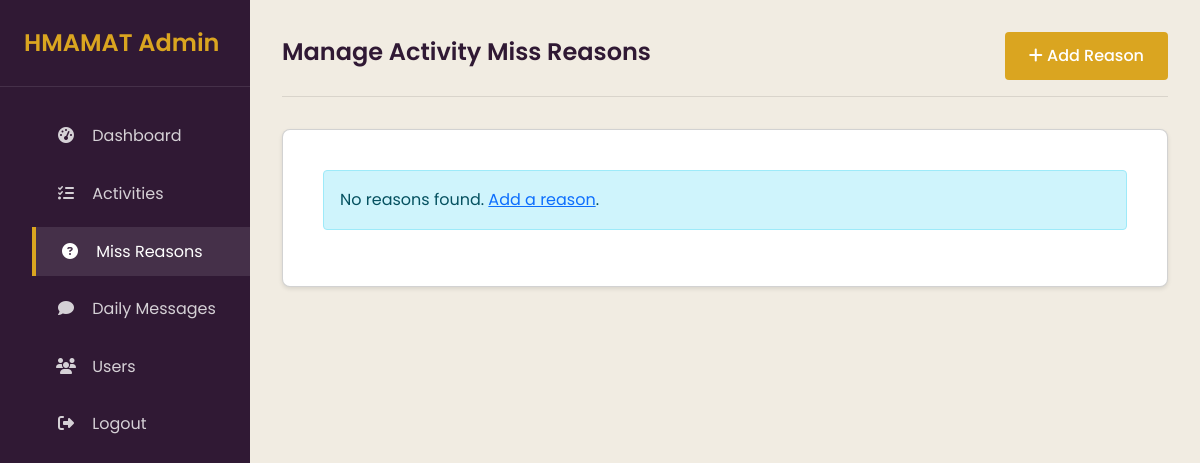
The app's page /admin/manage_reasons.php (signed in), older data.
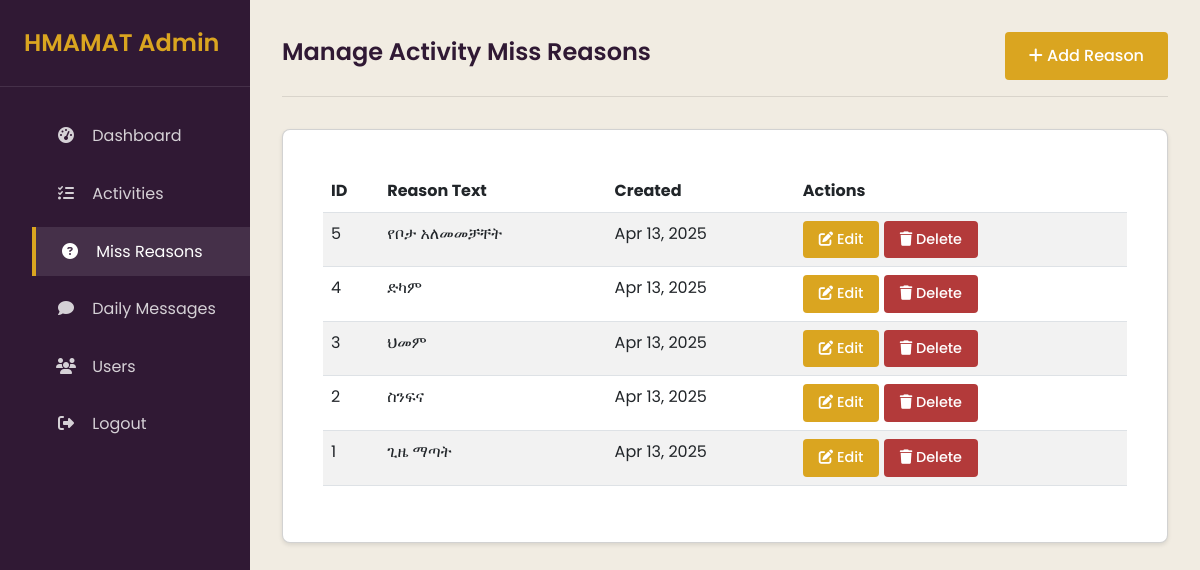
The same page, newer data.
### tables this page shows
CREATE TABLE `activity_miss_reasons` (
  `id` int(11) NOT NULL,
  `reason_text` varchar(255) NOT NULL,
  `created_at` datetime DEFAULT current_timestamp()
);

### admin/manage_reasons.php (the view, shortened to what this page needs)
<?php
require_once '../includes/auth_check.php';
$reason_id = 0;
$reason_text = "";
$action = isset($_GET['action']) ? $_GET['action'] : '';
$reasons = array();
$sql = "SELECT id, reason_text, created_at FROM activity_miss_reasons ORDER BY id DESC";
$result = $conn->query($sql);
if ($result->num_rows > 0) {
    while ($row = $result->fetch_assoc()) {
        $reasons[] = $row;
    }
}
?>
<!DOCTYPE html>
<html lang="en">
<head>
    <link href="https://cdn.jsdelivr.net/npm/bootstrap@5.3.0-alpha1/dist/css/bootstrap.min.css" rel="stylesheet">
    <link rel="stylesheet" href="https://cdnjs.cloudflare.com/ajax/libs/font-awesome/6.1.1/css/all.min.css">
    <link rel="stylesheet" href="css/style.css">
</head>
<body>
    <div class="admin-container">
        <div class="sidebar">
            <div class="sidebar-header">
                <div class="admin-logo"><?php echo APP_NAME; ?> Admin</div>
            </div>
            <ul class="sidebar-menu">
                <li class="sidebar-menu-item">
                    <a href="index.php" class="sidebar-menu-link">
                        <i class="fas fa-tachometer-alt sidebar-menu-icon"></i> Dashboard
                    </a>
                </li>
                <li class="sidebar-menu-item">
                    <a href="manage_activities.php" class="sidebar-menu-link">
                        <i class="fas fa-tasks sidebar-menu-icon"></i> Activities
                    </a>
                </li>
                <li class="sidebar-menu-item">
                    <a href="manage_reasons.php" class="sidebar-menu-link active">
                        <i class="fas fa-question-circle sidebar-menu-icon"></i> Miss Reasons
                    </a>
                </li>
                <li class="sidebar-menu-item">
                    <a href="manage_messages.php" class="sidebar-menu-link">
                        <i class="fas fa-comment sidebar-menu-icon"></i> Daily Messages
                    </a>
                </li>
                <li class="sidebar-menu-item">
                    <a href="view_users.php" class="sidebar-menu-link">
                        <i class="fas fa-users sidebar-menu-icon"></i> Users
                    </a>
                </li>
                <li class="sidebar-menu-item">
                    <a href="logout.php" class="sidebar-menu-link">
                        <i class="fas fa-sign-out-alt sidebar-menu-icon"></i> Logout
                    </a>
                </li>
            </ul>
        </div>
        <div class="admin-content">
            <div class="admin-header">
                <h1 class="page-title">Manage Activity Miss Reasons</h1>
                <div class="admin-header-actions">
                    <?php if ($action !== 'add' && $action !== 'edit'): ?>
                    <a href="?action=add" class="btn btn-primary"><i class="fas fa-plus"></i> Add Reason</a>
                    <?php endif; ?>
                </div>
            </div>
            <?php if ($action === 'add' || $action === 'edit'): ?>
            <div class="card">
                <div class="card-header">
                    <h3 class="card-title"><?php echo $action === 'edit' ? 'Edit' : 'Add'; ?> Miss Reason</h3>
                </div>
                <div class="card-body">
                    <form method="post" action="<?php echo htmlspecialchars($_SERVER["PHP_SELF"]); ?>">
                        <?php if ($action === 'edit'): ?>
                        <input type="hidden" name="reason_id" value="<?php echo $reason_id; ?>">
                        <?php endif; ?>
                        <div class="form-group mb-3">
                            <label for="reason_text" class="form-label">Reason Text</label>
                            <input type="text" class="form-control" id="reason_text" name="reason_text" value="<?php echo htmlspecialchars($reason_text); ?>" required>
                            <small class="form-text text-muted">Enter a valid reason why someone might miss an activity.</small>
                        </div>
                        <div class="form-actions">
                            <button type="submit" class="btn btn-primary"><?php echo $action === 'edit' ? 'Update' : 'Create'; ?> Reason</button>
                            <a href="manage_reasons.php" class="btn btn-secondary">Cancel</a>
                        </div>
                    </form>
                </div>
            </div>
            <?php else: ?>
            <div class="card">
                <div class="card-body">
                    <?php if (count($reasons) > 0): ?>
                    <div class="table-responsive">
                        <table class="table table-striped">
                            <thead>
                                <tr>
                                    <th>ID</th>
                                    <th>Reason Text</th>
                                    <th>Created</th>
                                    <th>Actions</th>
                                </tr>
                            </thead>
                            <tbody>
                                <?php foreach ($reasons as $reason): ?>
                                <tr>
                                    <td><?php echo $reason['id']; ?></td>
                                    <td><?php echo htmlspecialchars($reason['reason_text']); ?></td>
                                    <td><?php echo date('M d, Y', strtotime($reason['created_at'])); ?></td>
                                    <td>
                                        <a href="?action=edit&id=<?php echo $reason['id']; ?>" class="btn btn-sm btn-info"><i class="fas fa-edit"></i> Edit</a>
                                        <a href="?action=delete&id=<?php echo $reason['id']; ?>" class="btn btn-sm btn-danger" onclick="return confirm('Are you sure you want to delete this reason?');"><i class="fas fa-trash"></i> Delete</a>
                                    </td>
                                </tr>
                                <?php endforeach; ?>
                            </tbody>
                        </table>
                    </div>
                    <?php else: ?>
                    <div class="alert alert-info">No reasons found. <a href="?action=add">Add a reason</a>.</div>
                    <?php endif; ?>
                </div>
            </div>
            <?php endif; ?>
        </div>
    </div>
</body>
</html>

### admin/css/style.css (style rules this page uses)
:root { --bg-color: #F1ECE2; --primary-color: #DAA520; --secondary-color: #CDAF56; --text-color: #5D4225; --dark-color: #301934; --border-color: #4D4052; --success-color: #3C8761; --warning-color: #B33A3A; --padding: 1rem; }
* { margin: 0; padding: 0; box-sizing: border-box; }
body { font-family: 'Poppins', 'Roboto', sans-serif; background-color: var(--bg-color); color: var(--text-color); line-height: 1.6; min-height: 100vh; display: flex; }
.admin-container { display: flex; width: 100%; min-height: 100vh; }
.sidebar { width: 250px; background-color: var(--dark-color); color: white; padding: 1.5rem 0; position: fixed; height: 100vh; overflow-y: auto; }
.sidebar-header { padding: 0 1.5rem 1.5rem; border-bottom: 1px solid rgba(255, 255, 255, 0.1); margin-bottom: 1.5rem; }
.admin-logo { font-size: 1.5rem; font-weight: 600; color: var(--primary-color); }
.sidebar-menu { list-style: none; }
.sidebar-menu-item { margin-bottom: 0.5rem; }
.sidebar-menu-link { display: block; padding: 0.75rem 1.5rem; color: rgba(255, 255, 255, 0.8); text-decoration: none; transition: all 0.3s ease; }
.sidebar-menu-link:hover, .sidebar-menu-link.active { background-color: rgba(255, 255, 255, 0.1); color: white; border-left: 4px solid var(--primary-color); }
.sidebar-menu-icon { margin-right: 0.75rem; width: 20px; text-align: center; }
.admin-content { flex: 1; margin-left: 250px; padding: 2rem; }
.admin-header { display: flex; justify-content: space-between; align-items: center; margin-bottom: 2rem; padding-bottom: 1rem; border-bottom: 1px solid rgba(0, 0, 0, 0.1); }
.page-title { font-size: 1.5rem; font-weight: 600; color: var(--dark-color); }
.admin-header-actions { display: flex; gap: 1rem; align-items: center; }
.card { background-color: white; border-radius: 8px; box-shadow: 0 2px 4px rgba(0, 0, 0, 0.1); padding: 1.5rem; margin-bottom: 1.5rem; }
.btn { display: inline-block; padding: 0.75rem 1.5rem; background-color: var(--primary-color); color: white; border: none; border-radius: 4px; cursor: pointer; font-weight: 500; transition: background-color 0.3s ease; }
.btn-sm { padding: 0.5rem 1rem; font-size: 0.9rem; }
.btn-danger { background-color: var(--warning-color); }
.alert { padding: 1rem; border-radius: 4px; margin-bottom: 1rem; }

Row changes from the older to the newer data that the page shows:
added activity_miss_reasons: id "5", reason_text "የቦታ አለመመቻቸት", created_at "Apr 13, 2025"
added activity_miss_reasons: id "4", reason_text "ድካም", created_at "Apr 13, 2025"
added activity_miss_reasons: id "3", reason_text "ህመም", created_at "Apr 13, 2025"
added activity_miss_reasons: id "2", reason_text "ስንፍና", created_at "Apr 13, 2025"
added activity_miss_reasons: id "1", reason_text "ጊዜ ማጣት", created_at "Apr 13, 2025"
Text that changed along with them:
text no longer shown: "No reasons found. Add a reason ."
text now shown: "ID Reason Text Created Actions"
